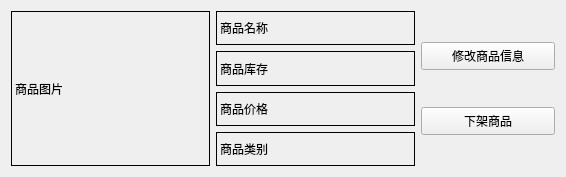
<?xml version="1.0" encoding="UTF-8"?>
<ui version="4.0">
 <class>Form</class>
 <widget class="QWidget" name="Form">
  <property name="geometry">
   <rect>
    <x>0</x>
    <y>0</y>
    <width>566</width>
    <height>177</height>
   </rect>
  </property>
  <property name="windowTitle">
   <string>Form</string>
  </property>
  <layout class="QHBoxLayout" name="horizontalLayout" stretch="3,1">
   <item>
    <layout class="QGridLayout" name="gridLayout">
     <item row="0" column="0" rowspan="4">
      <widget class="QLabel" name="picture">
       <property name="minimumSize">
        <size>
         <width>120</width>
         <height>153</height>
        </size>
       </property>
       <property name="frameShape">
        <enum>QFrame::Box</enum>
       </property>
       <property name="text">
        <string>商品图片</string>
       </property>
      </widget>
     </item>
     <item row="1" column="1">
      <widget class="QLabel" name="numberlabel">
       <property name="minimumSize">
        <size>
         <width>120</width>
         <height>33</height>
        </size>
       </property>
       <property name="frameShape">
        <enum>QFrame::Box</enum>
       </property>
       <property name="text">
        <string>商品库存</string>
       </property>
      </widget>
     </item>
     <item row="3" column="1">
      <widget class="QLabel" name="label_5">
       <property name="minimumSize">
        <size>
         <width>120</width>
         <height>33</height>
        </size>
       </property>
       <property name="frameShape">
        <enum>QFrame::Box</enum>
       </property>
       <property name="text">
        <string>商品类别</string>
       </property>
      </widget>
     </item>
     <item row="2" column="1">
      <widget class="QLabel" name="pricelabel">
       <property name="minimumSize">
        <size>
         <width>120</width>
         <height>33</height>
        </size>
       </property>
       <property name="frameShape">
        <enum>QFrame::Box</enum>
       </property>
       <property name="text">
        <string>商品价格</string>
       </property>
      </widget>
     </item>
     <item row="0" column="1">
      <widget class="QLabel" name="namelable">
       <property name="minimumSize">
        <size>
         <width>120</width>
         <height>33</height>
        </size>
       </property>
       <property name="frameShape">
        <enum>QFrame::Box</enum>
       </property>
       <property name="text">
        <string>商品名称</string>
       </property>
      </widget>
     </item>
    </layout>
   </item>
   <item>
    <layout class="QVBoxLayout" name="verticalLayout">
     <item>
      <widget class="QPushButton" name="pushButtonUpdate">
       <property name="maximumSize">
        <size>
         <width>137</width>
         <height>28</height>
        </size>
       </property>
       <property name="text">
        <string>修改商品信息</string>
       </property>
      </widget>
     </item>
     <item>
      <widget class="QPushButton" name="pushButtonDelete">
       <property name="maximumSize">
        <size>
         <width>137</width>
         <height>28</height>
        </size>
       </property>
       <property name="text">
        <string>下架商品</string>
       </property>
      </widget>
     </item>
    </layout>
   </item>
  </layout>
 </widget>
 <resources/>
 <connections/>
</ui>
